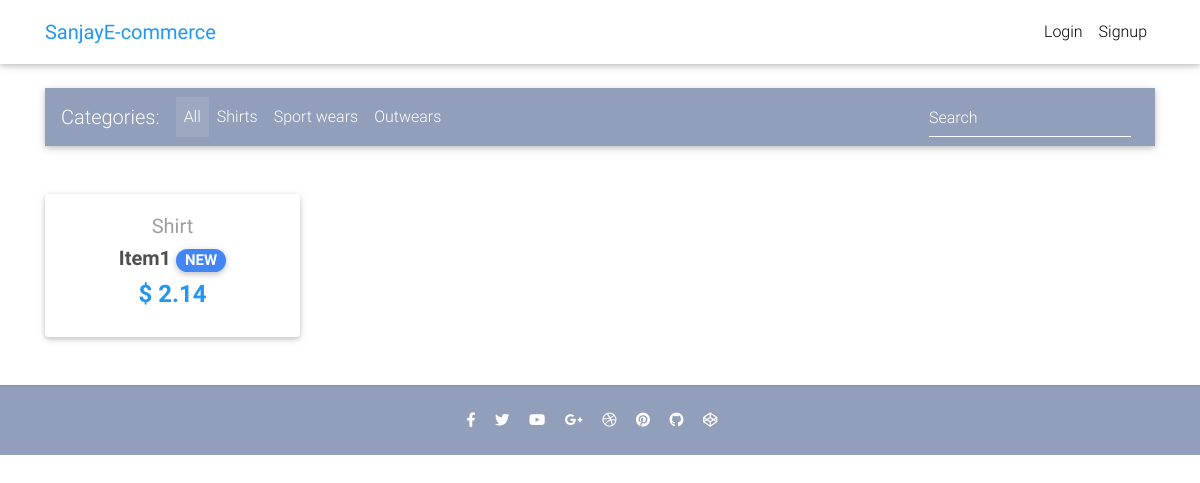
Before: / with the older database file.
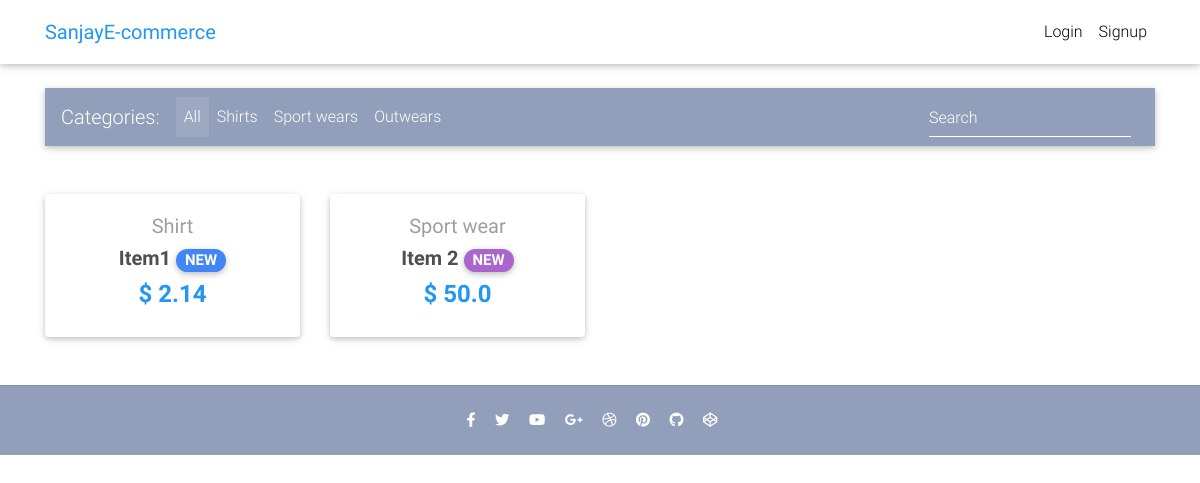
After: the same page with the newer database file.
### core/models.py (models this page shows, shortened)
class Item(models.Model):
	title = models.CharField(max_length=100)
	price = models.FloatField()
	discount_price = models.FloatField(blank=True, null=True)
	category = models.CharField(choices=CATEGORY_CHOICES, max_length=2)
	label = models.CharField(choices=LABEL_CHOICES, max_length=1)
	slug = models.SlugField()
	description = models.TextField()
	def get_absolute_url(self):
		return reverse("core:product", kwargs={
			'slug': self.slug
		})

### core/views.py (the view)
# urls.py: path('', HomeView.as_view(), name='home'),
class HomeView(ListView):
	model = Item
	paginate_by = 10
	template_name = "home.html"

### templates/home.html (shortened to what this page needs)
{% extends "base.html" %}
{% block content %}
  <main>
    <div class="container">
      <nav class="navbar navbar-expand-lg navbar-dark mdb-color lighten-3 mt-3 mb-5">
        <span class="navbar-brand">Categories:</span>
        <div class="collapse navbar-collapse" id="basicExampleNav">
          <ul class="navbar-nav mr-auto">
            <li class="nav-item active">
              <a class="nav-link" href="#">All
              </a>
            </li>
            <li class="nav-item">
              <a class="nav-link" href="#">Shirts</a>
            </li>
            <li class="nav-item">
              <a class="nav-link" href="#">Sport wears</a>
            </li>
            <li class="nav-item">
              <a class="nav-link" href="#">Outwears</a>
            </li>
          </ul>
          <form class="form-inline">
            <div class="md-form my-0">
              <input class="form-control mr-sm-2" type="text" placeholder="Search" aria-label="Search">
            </div>
          </form>
        </div>
      </nav>
      <section class="text-center mb-4">
        <div class="row wow fadeIn">
          {% for item in object_list %}
          <div class="col-lg-3 col-md-6 mb-4">
            <div class="card">
              <div class="card-body text-center">
                <a href="" class="grey-text">
                  <h5>{{ item.get_category_display }}</h5>
                </a>
                <h5>
                  <strong>
                    <a href="{{ item.get_absolute_url }}" class="dark-grey-text">{{ item.title }}
                      <span class="badge badge-pill {{ item.get_label_display }}-color">NEW</span>
                    </a>
                  </strong>
                </h5>
                <h4 class="font-weight-bold blue-text">
                  <strong>$
                    {% if item.discount_price %}
                    {{ item.discount_price }}
                    {% else %}
                    {{ item.price }}
                    {% endif %}
                  </strong>
                </h4>
              </div>
            </div>
          </div>
          {% endfor %}
        </div>
      </section>
    </div>
  </main>
{% endblock content %}

### templates/base.html (shortened to what this page needs)
{% load static %}
<!DOCTYPE html>
<html lang="en">
<head>
  <link rel="stylesheet" href="https://use.fontawesome.com/releases/v5.8.1/css/all.css">
  <link href="{% static 'css/bootstrap.min.css' %}" rel="stylesheet">
  <link href="{% static 'css/mdb.min.css' %}" rel="stylesheet">
  <link href="{% static 'css/style.min.css' %}" rel="stylesheet">
</head>
{% include "navbar.html" %}
<body>
    <div class="mt-5 pt-4">
    </div>
    {% block content %}
    {% endblock content %}
    {% include "footer.html" %}
</body>
</html>

### templates/navbar.html (shortened to what this page needs)
{% load cart_template_tags %}
<nav class="navbar fixed-top navbar-expand-lg navbar-light white scrolling-navbar">
    <div class="container">
      <a class="navbar-brand waves-effect" href="/">
        <strong class="blue-text">SanjayE-commerce</strong>
      </a>
      <div class="collapse navbar-collapse" id="navbarSupportedContent">
        <ul class="navbar-nav nav-flex-icons">
          {% if request.user.is_authenticated %}
          <li class="nav-item">
            <a class="nav-link waves-effect">
              <span class="badge red z-depth-1 mr-1"> {{ request.user|cart_item_count }} </span>
              <i class="fas fa-shopping-cart"></i>
              <span class="clearfix d-none d-sm-inline-block"> Cart </span>
            </a>
          </li>
          <li class="nav-item">
            <a class="nav-link waves-effect" href="{% url 'account_logout' %}">
              <span class="clearfix d-none d-sm-inline-block"> Logout </span>
            </a>
          </li>
          {% else %}
          <li class="nav-item">
            <a class="nav-link waves-effect" href="{% url 'account_login' %}">
              <span class="clearfix d-none d-sm-inline-block"> Login </span>
            </a>
          </li>
          <li class="nav-item">
            <a class="nav-link waves-effect" href="{% url 'account_signup' %}">
              <span class="clearfix d-none d-sm-inline-block"> Signup </span>
            </a>
          </li>
          {% endif %}
        </ul>
      </div>
    </div>
  </nav>

### templates/footer.html
<footer class="page-footer text-center font-small mt-4 wow fadeIn">
    <hr class="my-4">
    <div class="pb-4">
      <a href="https://www.facebook.com/mdbootstrap" target="_blank">
        <i class="fab fa-facebook-f mr-3"></i>
      </a>
      <a href="https://twitter.com/MDBootstrap" target="_blank">
        <i class="fab fa-twitter mr-3"></i>
      </a>
      <a href="https://www.youtube.com/watch?v=7MUISDJ5ZZ4" target="_blank">
        <i class="fab fa-youtube mr-3"></i>
      </a>
      <a href="https://plus.google.com/u/0/b/107863090883699620484" target="_blank">
        <i class="fab fa-google-plus-g mr-3"></i>
      </a>
      <a href="https://dribbble.com/mdbootstrap" target="_blank">
        <i class="fab fa-dribbble mr-3"></i>
      </a>
      <a href="https://pinterest.com/mdbootstrap" target="_blank">
        <i class="fab fa-pinterest mr-3"></i>
      </a>
      <a href="https://github.com/mdbootstrap/bootstrap-material-design" target="_blank">
        <i class="fab fa-github mr-3"></i>
      </a>
      <a href="http://codepen.io/mdbootstrap/" target="_blank">
        <i class="fab fa-codepen mr-3"></i>
      </a>
    </div>
</footer>

### templates/scripts.html (shortened to what this page needs)
{% load static %}

### templates/base.html (style rules this page uses)
html, body, header, .carousel { height: 60vh; }

Changed rows visible on the page:
added Item: category "Sport wear", title "Item 2", discount_price "50.0"
